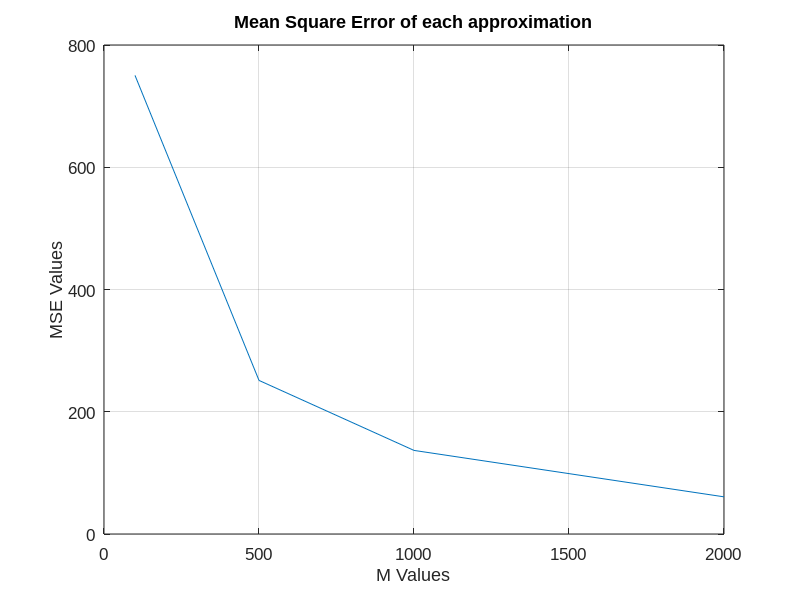
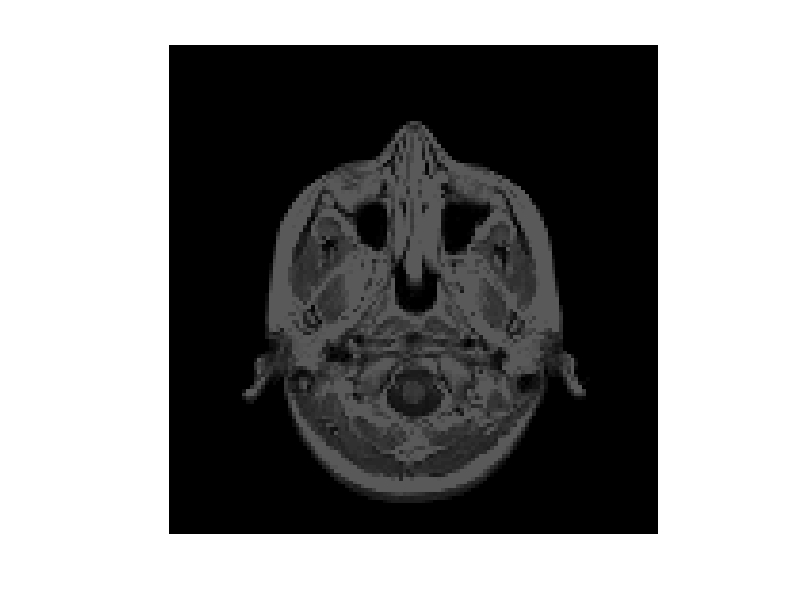
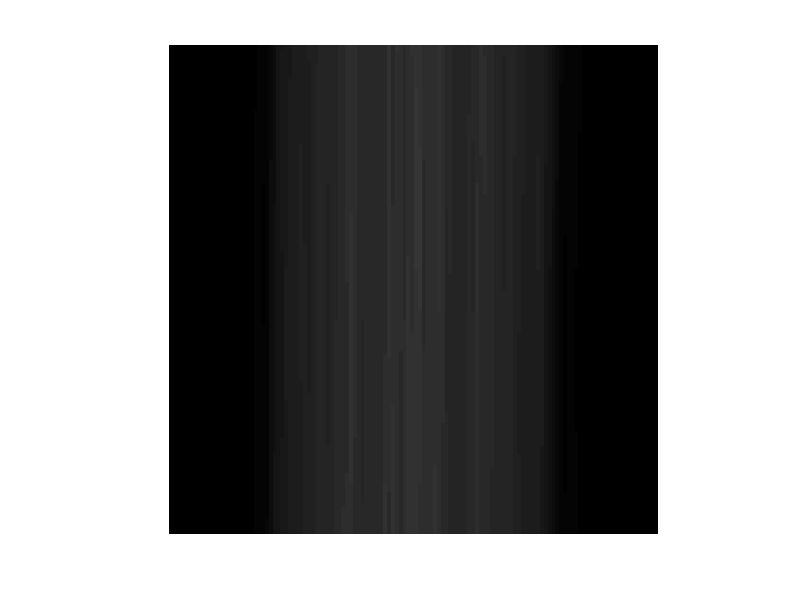
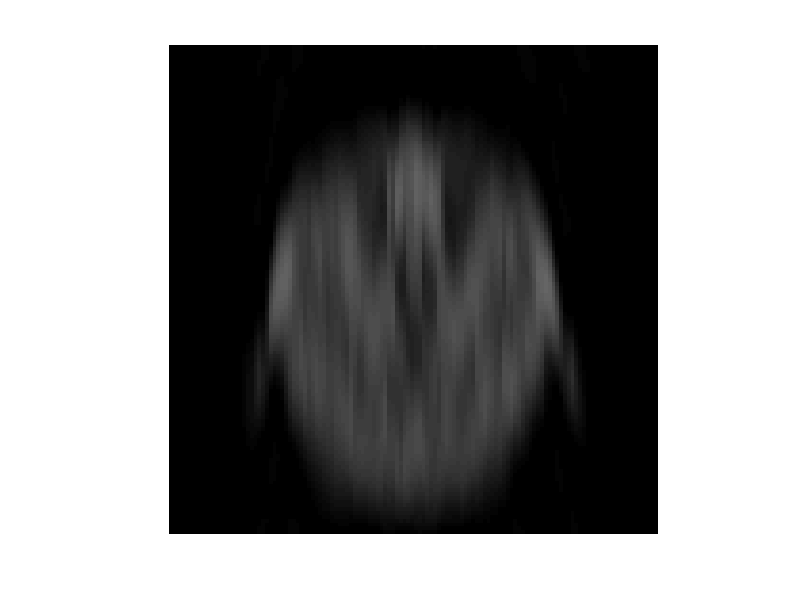

The MATLAB source for these figures, in order:
%step1

load('matrix_Double.mat'); %load mat file 
V = matrix_Double(:);
V= V';

%step2

dt=1; T=length(V);n=1; k=-2000; temp_3=0; time=1:T;
 ck=zeros(1,T);
while k<=2000
    
   temp_3=sum(V.*exp(-1i*k*2*pi/T*time)*dt);
   ck(1,n)=(1/T)*temp_3;
  n=n+1;
    k=k+1;
end

%step3

 array1=zeros(1,T);
 array2=zeros(1,T);
 array3=zeros(1,T);
 array4=zeros(1,T);

m1=1901:1:2101; m2=1501:1:2501; m3=1001:1:3001; m4=1:1:4001;

origin=2001;
for timea=1:1:T
   array1(1,timea)=sum(ck(1,m1).*exp(1i*(m1-origin)*2*pi/T*timea));
   array2(1,timea)=sum(ck(1,m2).*exp(1i*(m2-origin)*2*pi/T*timea));
   array3(1,timea)=sum(ck(1,m3).*exp(1i*(m3-origin)*2*pi/T*timea));
   array4(1,timea)=sum(ck(1,m4).*exp(1i*(m4-origin)*2*pi/T*timea));
end
array1=real(array1); array2=real(array2); array3=real(array3); array4=real(array4);

%step 4

temp=0;
for i=1:1:T
   ch=array1(1,i)-V(1,i);
   ch=ch*ch;
    temp=temp+ch;
end
MSE1=(1/T)*temp;

temp=0;
for i=1:1:T
   ch=array2(1,i)-V(1,i);
   ch=ch*ch;
    temp=temp+ch;
end
MSE2=(1/T)*temp;
temp=0;
for i=1:1:T
   ch=array3(1,i)-V(1,i);
   ch=ch*ch;
    temp=temp+ch;
end
MSE3=(1/T)*temp;
temp=0;
for i=1:1:T
   ch=array4(1,i)-V(1,i);
   ch=ch*ch;
    temp=temp+ch;
end
MSE4=(1/T)*temp;

x=[100 500 1000 2000];
y=[MSE1 MSE2 MSE3 MSE4];
figure
plot(x,y);
grid on;
xlabel('M Values') ;
ylabel('MSE Values') ;
title('Mean Square Error of each approximation'); 
set(gca,'FontSize', 12,'FontName','Arial') ; 


%part5
[row, column]=size(matrix_Double);
figure
image_original=uint8(real((reshape(V,[row column])))); 
image
imshow(image_original)
figure
image_approximated=uint8(real((reshape(array1,[row column]))));
imshow(image_approximated)
figure
image_approximated=uint8(real((reshape(array2,[row column])))); 
imshow(image_approximated)
figure
image_approximated=uint8(real((reshape(array3,[row column])))); 
imshow(image_approximated)

figure
image_approximated=uint8(real((reshape(array4,[row column])))); 
imshow(image_approximated)
